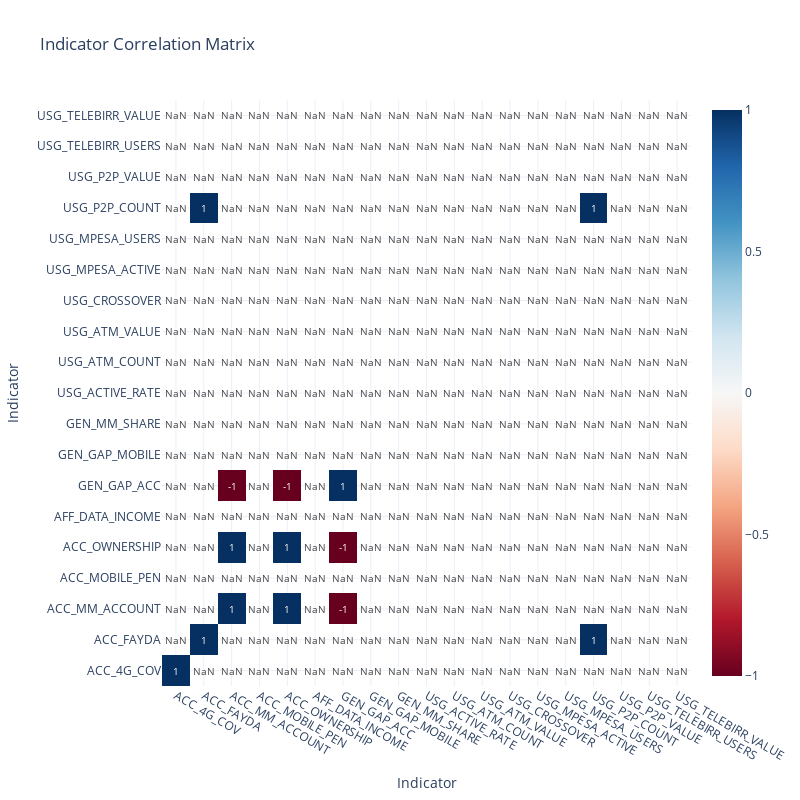

The cell this chart's notebook holds for it:
### Markdown cell above
## 8. Correlation Analysis

Examine correlations between different indicators. Which factors appear most strongly associated with Access? Which with Usage?

### Code cell
# Correlation analysis
correlation = eda.analyze_correlations()

if not correlation.empty:
    print(f"Correlation Matrix Shape: {correlation.shape}")
    print("\nCorrelation Matrix:")
    print(correlation.round(2))
    
    # Find strongest correlations with Access indicators
    if 'ACC_OWNERSHIP' in correlation.columns:
        access_corr = correlation['ACC_OWNERSHIP'].sort_values(ascending=False)
        print("\n" + "=" * 80)
        print("STRONGEST CORRELATIONS WITH ACCOUNT OWNERSHIP")
        print("=" * 80)
        print(access_corr.head(10))
    
    # Visualize
    if PLOTLY_AVAILABLE:
        fig = visualizer.plot_correlation_heatmap()
        if fig:
            fig.show()
    else:
        # Fallback to matplotlib
        plt.figure(figsize=(12, 10))
        sns.heatmap(correlation, annot=True, fmt='.2f', cmap='RdBu', center=0, 
                   square=True, linewidths=0.5, cbar_kws={"shrink": 0.8})
        plt.title("Indicator Correlation Matrix")
        plt.tight_layout()
        plt.show()
else:
    print("No correlation data available")

### Figure 1 — Plotly figure (JSON) as saved in the notebook; plotly's stock layout.template omitted (floating-point values rounded to 4 significant figures; data arrays with more than 128 entries replaced by an {"elided": "..."} marker saying what was removed)
{"data": [{"colorscale": [[0, "rgb(103,0,31)"], [0.1, "rgb(178,24,43)"], [0.2, "rgb(214,96,77)"], [0.3, "rgb(244,165,130)"], [0.4, "rgb(253,219,199)"], [0.5, "rgb(247,247,247)"], [0.6, "rgb(209,229,240)"], [0.7, "rgb(146,197,222)"], [0.8, "rgb(67,147,195)"], [0.9, "rgb(33,102,172)"], [1, "rgb(5,48,97)"]], "showscale": true, "text": {"elided": "19x19 float values"}, "textfont": {"size": 10}, "texttemplate": "%{text}", "type": "heatmap", "x": ["ACC_4G_COV", "ACC_FAYDA", "ACC_MM_ACCOUNT", "ACC_MOBILE_PEN", "ACC_OWNERSHIP", "AFF_DATA_INCOME", "GEN_GAP_ACC", "GEN_GAP_MOBILE", "GEN_MM_SHARE", "USG_ACTIVE_RATE", "USG_ATM_COUNT", "USG_ATM_VALUE", "USG_CROSSOVER", "USG_MPESA_ACTIVE", "USG_MPESA_USERS", "USG_P2P_COUNT", "USG_P2P_VALUE", "USG_TELEBIRR_USERS", "USG_TELEBIRR_VALUE"], "y": ["ACC_4G_COV", "ACC_FAYDA", "ACC_MM_ACCOUNT", "ACC_MOBILE_PEN", "ACC_OWNERSHIP", "AFF_DATA_INCOME", "GEN_GAP_ACC", "GEN_GAP_MOBILE", "GEN_MM_SHARE", "USG_ACTIVE_RATE", "USG_ATM_COUNT", "USG_ATM_VALUE", "USG_CROSSOVER", "USG_MPESA_ACTIVE", "USG_MPESA_USERS", "USG_P2P_COUNT", "USG_P2P_VALUE", "USG_TELEBIRR_USERS", "USG_TELEBIRR_VALUE"], "z": {"elided": "19x19 float values"}, "zmid": 0}], "layout": {"height": 800, "title": {"text": "Indicator Correlation Matrix"}, "width": 800, "xaxis": {"title": {"text": "Indicator"}}, "yaxis": {"title": {"text": "Indicator"}}}}
